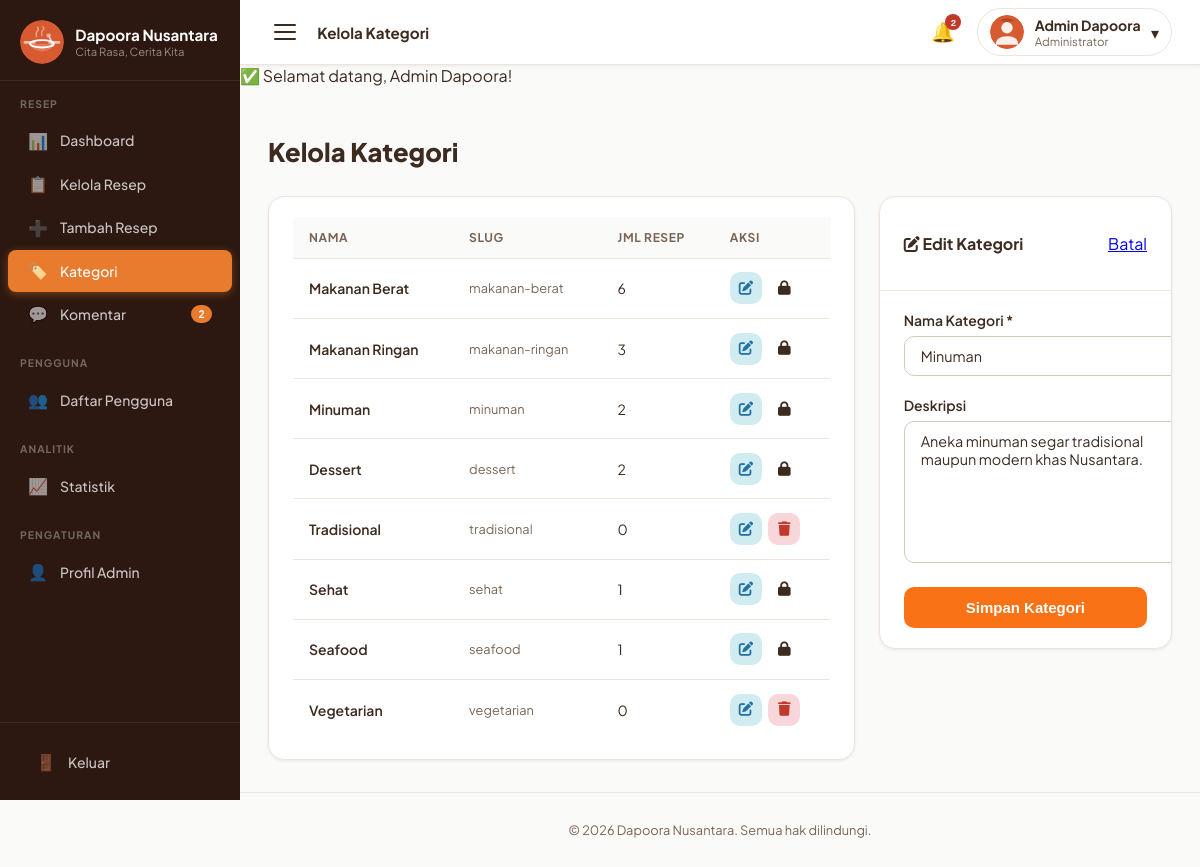
The app's page /admin/kategori.php?edit=3 (signed in) with its own data.
### tables this page shows
CREATE TABLE categories (
    id            INT UNSIGNED    NOT NULL AUTO_INCREMENT,
    nama          VARCHAR(100)    NOT NULL,
    slug          VARCHAR(120)    NOT NULL,
    icon          VARCHAR(255)        NULL DEFAULT NULL,
    deskripsi     TEXT                NULL DEFAULT NULL,
    created_at    DATETIME        NOT NULL DEFAULT CURRENT_TIMESTAMP,

    PRIMARY KEY (id),
    UNIQUE  KEY uq_categories_slug (slug),
    INDEX   idx_categories_nama    (nama)
);

### admin/kategori.php (the view, shortened to what this page needs)
<?php
require_once __DIR__ . '/../config/helpers.php';
$db = getDB();
$cats = $db->query("
    SELECT c.*, COUNT(r.id) AS total_resep
    FROM categories c LEFT JOIN recipes r ON r.category_id=c.id
    GROUP BY c.id ORDER BY c.created_at DESC
")->fetchAll();
$editCat = null;
if (isset($_GET['edit'])) {
    $s = $db->prepare("SELECT * FROM categories WHERE id=?");
    $s->execute([(int)$_GET['edit']]);
    $editCat = $s->fetch();
}
include __DIR__ . '/includes/header_admin.php';
?>
<div class="page-header"><h1>Kelola Kategori</h1></div>
<div style="display:grid;grid-template-columns:2fr 1fr;gap:1.5rem;align-items:start">
  <div class="widget">
    <div class="widget-body">
      <div class="table-wrap">
        <table class="admin-table">
          <thead><tr><th>Nama</th><th>Slug</th><th>Jml Resep</th><th>Aksi</th></tr></thead>
          <tbody>
            <?php foreach ($cats as $c): ?>
              <tr>
                <td style="font-weight:600"><?= sanitize($c['nama']) ?></td>
                <td style="font-size:.8rem;color:var(--text-muted)"><?= sanitize($c['slug']) ?></td>
                <td><?= $c['total_resep'] ?></td>
                <td>
                  <div class="action-btns">
                  <a href="?edit=<?= $c['id'] ?>"
                    class="btn-icon edit"
                    title="Edit">
                      <i class="fa-solid fa-pen-to-square"></i>
                  </a>
                  <?php if ($c['total_resep'] == 0): ?>
                    <button class="btn-icon delete"
                            onclick="hapusKat(<?= $c['id'] ?>)"
                            title="Hapus">
                        <i class="fa-solid fa-trash"></i>
                    </button>
                  <?php else: ?>
                    <span class="btn-icon lock" title="Masih ada resep">
                        <i class="fa-solid fa-lock"></i>
                    </span>
                  <?php endif; ?>
                </div>
                </td>
              </tr>
            <?php endforeach; ?>
          </tbody>
        </table>
      </div>
    </div>
  </div>
  <div class="widget">
    <div class="widget-header">
          <h3 class="widget-title">
    <?php if($editCat): ?>
        <i class="fa-solid fa-pen-to-square"></i>
        Edit Kategori
    <?php else: ?>
        <i class="fa-solid fa-folder"></i>
        Tambah Kategori
    <?php endif; ?>
    </h3>
      <?php if ($editCat): ?>
        <a href="<?= BASE_URL ?>/admin/kategori.php" class="btn btn-outline btn-sm">Batal</a>
      <?php endif; ?>
    </div>
    <div class="widget-body">
      <form method="POST" action="<?= BASE_URL ?>/process/category_process.php">
        <div class="form-group">
          <label class="form-label">Nama Kategori *</label>
          <input type="text" name="nama" class="form-control" required maxlength="100"
                 value="<?= sanitize($editCat['nama'] ?? '') ?>">
        </div>
        <div class="form-group">
          <label class="form-label">Deskripsi</label>
          <textarea name="deskripsi" class="form-control" rows="3"><?= sanitize($editCat['deskripsi'] ?? '') ?></textarea>
        </div>
        <button type="submit" class="btn-save"> Simpan Kategori</button>
      </form>
    </div>
  </div>
</div>
<?php
include __DIR__ . '/includes/footer_admin.php';
?>

### assets/css/admin.css (style rules this page uses)
:root { --sidebar-bg: #2c1810; --sidebar-text: rgba(255, 255, 255, 0.75); --sidebar-hover: rgba(232, 123, 46, 0.18); --sidebar-active-bg: var(--primary); --sidebar-w: 240px; --topbar-h: 64px; --primary: #e87b2e; --primary-dark: #c5621a; --primary-pale: #fef3ea; --white: #ffffff; --gray-50: #fafaf9; --gray-100: #f5f0ec; --gray-200: #ede5dc; --gray-300: #d6c9bb; --text: #3d2b1f; --text-muted: #7a6555; --shadow-sm: 0 1px 3px rgba(60, 30, 10, 0.08); --shadow-md: 0 4px 16px rgba(60, 30, 10, 0.12); --success: #2d8a4e; --danger: #c0392b; --warning: #d4900a; --radius: 10px; --radius-lg: 16px; --radius-full: 9999px; --transition: 0.22s ease; --font-main: "Plus Jakarta Sans", "Segoe UI", sans-serif; }
body.admin-body { font-family: var(--font-main); background: var(--gray-50); color: var(--text); margin: 0; min-height: 100vh; display: flex; -webkit-font-smoothing: antialiased; }
.page-header { margin-bottom: 1.75rem; }
.page-header h1 { font-size: 1.6rem; font-family: "Plus Jakarta Sans", sans-serif; font-weight: 800; }
.widget { background: var(--white); border-radius: var(--radius-lg); border: 1px solid var(--gray-200); box-shadow: var(--shadow-sm); overflow: hidden; }
.widget-header { display: flex; align-items: center; justify-content: space-between; padding: 1.25rem 1.5rem; border-bottom: 1px solid var(--gray-200); }
.widget-header h3 { font-size: 1rem; font-weight: 700; font-family: var(--font-main); }
.widget-body { padding: 1.25rem 1.5rem; }
.table-wrap { overflow-x: auto; }
table.admin-table { width: 100%; border-collapse: collapse; font-size: 0.875rem; }
.admin-table th { background: var(--gray-50); padding: 0.8rem 1rem; text-align: left; font-size: 0.75rem; font-weight: 700; text-transform: uppercase; letter-spacing: 0.05em; color: var(--text-muted); border-bottom: 1.5px solid var(--gray-200); white-space: nowrap; }
.admin-table td { padding: 0.85rem 1rem; border-bottom: 1px solid var(--gray-200); vertical-align: middle; }
.admin-table tbody tr:last-child td { border-bottom: none; }
.action-btns { display: flex; gap: 0.4rem; align-items: center; }
.btn-icon { width: 32px; height: 32px; border-radius: var(--radius); display: flex; align-items: center; justify-content: center; border: none; font-size: 0.9rem; cursor: pointer; transition: all var(--transition); text-decoration: none; }
.btn-icon.edit { background: #d1ecf1; color: var(--info, #2471a3); }
.btn-icon.delete { background: #f8d7da; color: var(--danger); }
.btn-save { width: 100%; padding: 12px; border: none; border-radius: 10px; background: #f97316; color: #fff; font-weight: 600; font-size: 15px; cursor: pointer; transition: 0.2s; }
.form-group { margin-bottom: 1.25rem; }
.form-label { display: block; font-weight: 600; font-size: 0.875rem; margin-bottom: 0.4rem; }
.form-control { width: 100%; padding: 0.65rem 1rem; border: 1.5px solid var(--gray-300); border-radius: var(--radius); font-size: 0.9rem; font-family: var(--font-main); outline: none; transition: border-color var(--transition), box-shadow var(--transition); background: var(--white); color: var(--text); }
textarea.form-control { resize: vertical; min-height: 120px; }

### records on screen
categories: nama "Makanan Berat", slug "makanan-berat", total_resep "6"
categories: nama "Makanan Ringan", slug "makanan-ringan", total_resep "3"
categories: nama "Minuman", slug "minuman", total_resep "2", deskripsi "Aneka minuman segar tradisional maupun modern khas Nusantara."
categories: nama "Dessert", slug "dessert", total_resep "2"
categories: nama "Tradisional", slug "tradisional", total_resep "0"
categories: nama "Sehat", slug "sehat", total_resep "1"
categories: nama "Seafood", slug "seafood", total_resep "1"
categories: nama "Vegetarian", slug "vegetarian", total_resep "0"

### other values on screen
SITE_NAME "Dapoora Nusantara"
SITE_TAGLINE "Cita Rasa, Cerita Kita"
$c "2"
$pageTitle "Kelola Kategori"
$n "2"
$_SESSION['admin_nama'] "Admin Dapoora"
$icon "✅"
$flash['msg'] "Selamat datang, Admin Dapoora!"
